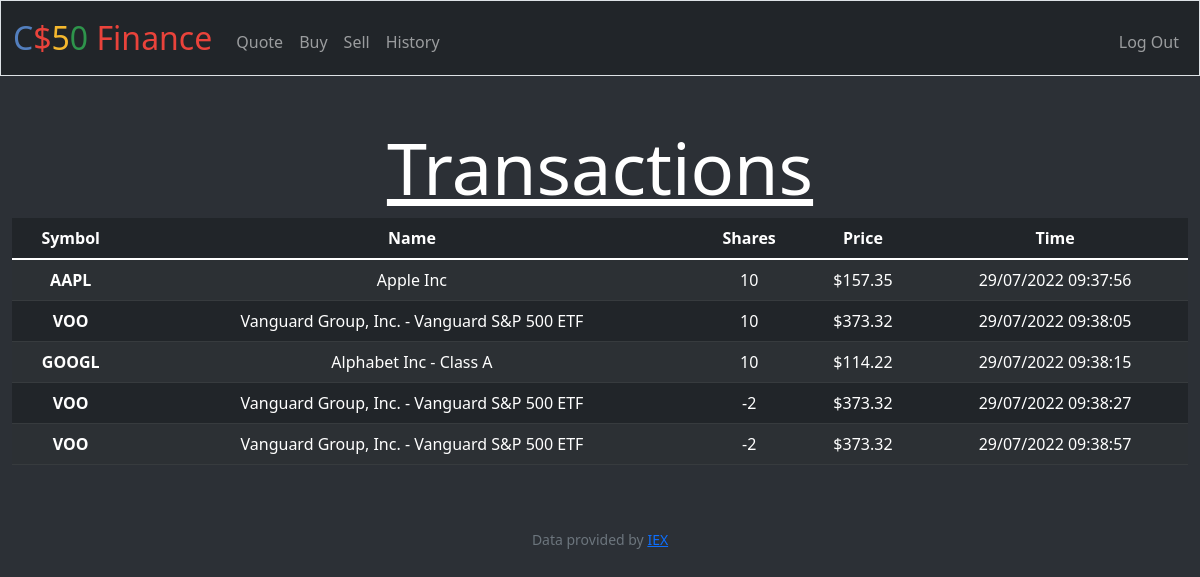
Screenshot of /history (signed in) with the database file from the repository.
### tables this page shows
CREATE TABLE 'transactions' ('id' INTEGER PRIMARY KEY AUTOINCREMENT NOT NULL  , 'user_id'  TEXT NOT NULL  , 'symbol' TEXT NOT NULL, 'shares' INTEGER NOT NULL, 'price'  NUMERIC NOT NULL  , 'time'  TIMESTAMP NOT NULL  , 'name'  TEXT NOT NULL  );

### app.py (the view)
@app.route("/history")
@login_required
def history():
    user = session["user_id"]
    rows = db.execute("SELECT * FROM transactions WHERE user_id = ?", user)
    return render_template("history.html", rows=rows)

### app.py (called while the page is built)
@app.after_request
def after_request(response):
    response.headers["Cache-Control"] = "no-cache, no-store, must-revalidate"
    response.headers["Expires"] = 0
    response.headers["Pragma"] = "no-cache"
    return response

### helpers.py (called while the page is built)
def login_required(f):
    @wraps(f)
    def decorated_function(*args, **kwargs):
        if session.get("user_id") is None:
            return redirect("/login")
        return f(*args, **kwargs)
    return decorated_function

def usd(value):
    return f"${value:,.2f}"

### templates/history.html (shortened to what this page needs)
{% extends "layout.html" %}
{% block main %}
            <h1 class="display-2"><u>Transactions</u></h1>
            <table id="table1" class="table table-striped table-dark table-hover">
                <thead>
                    <tr>
                        <th>Symbol</th>
                        <th>Name</th>
                        <th>Shares</th>
                        <th>Price</th>
                        <th>Time</th>
                    </tr>
                </thead>
                <tbody>
                    {% for row in rows %}
                    <tr>
                        <td><b>{{ row["symbol"] }}</b></td>
                        <td>{{ row["name"] }}</td>
                        <td>{{ row["shares"] }}</td>
                        <td>{{ row["price"] | usd }}</td>
                        <td>{{ row["time"] }}</td>
                    </tr>
                    {% endfor %}
                </tbody>
            </table>
{% endblock %}

### static/styles.css (style rules this page uses)
body { background-color: #2c3036; color: white; }

### rows the page displays
transactions: symbol "AAPL", name "Apple Inc", shares "10", price "$157.35", time "29/07/2022 09:37:56"
transactions: symbol "VOO", name "Vanguard Group, Inc. - Vanguard S&P 500 ETF", shares "10", price "$373.32", time "29/07/2022 09:38:05"
transactions: symbol "GOOGL", name "Alphabet Inc - Class A", shares "10", price "$114.22", time "29/07/2022 09:38:15"
transactions: symbol "VOO", name "Vanguard Group, Inc. - Vanguard S&P 500 ETF", shares "-2", price "$373.32", time "29/07/2022 09:38:27"
transactions: symbol "VOO", name "Vanguard Group, Inc. - Vanguard S&P 500 ETF", shares "-2", price "$373.32", time "29/07/2022 09:38:57"
